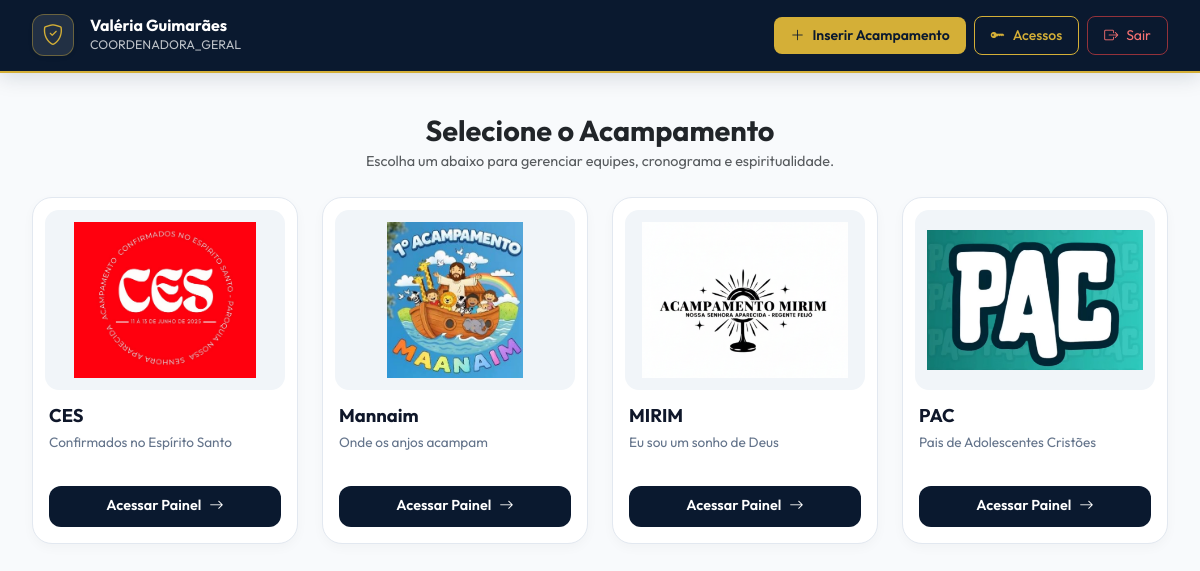
The app's page /dashboard-geral.php (signed in) with its own data.
### tables this page shows
CREATE TABLE `modalidades` (
  `id` int(11) NOT NULL,
  `nome` varchar(50) NOT NULL,
  `descricao` varchar(255) DEFAULT NULL,
  `lema` varchar(255) DEFAULT NULL,
  `publico_alvo` varchar(255) DEFAULT NULL,
  `cor_tema` varchar(7) DEFAULT NULL,
  `icone` varchar(50) DEFAULT NULL,
  `cor` varchar(20) DEFAULT NULL,
  `bg_tag` varchar(20) DEFAULT NULL,
  `criado_em` timestamp NOT NULL DEFAULT current_timestamp()
);

### dashboard-geral.php (the view, shortened to what this page needs)
<?php
require_once 'config/database.php';
$perfil     = strtoupper(trim($_SESSION['usuario_perfil'] ?? ''));
$perfis_gerais = ['COORDENADORA_GERAL', 'COORDENADOR_GERAL', 'GERAL', 'ADMIN'];
$eh_geral      = in_array($perfil, $perfis_gerais, true);
if ($eh_geral) {
    $sql = "SELECT * FROM modalidades WHERE id > 0 ORDER BY nome ASC";
    $stmt = $conn->prepare($sql);
}
if (isset($stmt)) {
    $stmt->execute();
    $result = $stmt->get_result();
    $modalidades = $result->fetch_all(MYSQLI_ASSOC);
}
?>
<!DOCTYPE html>
<html lang="pt-br">
<head>
    <link href="https://cdn.jsdelivr.net/npm/bootstrap@5.3.0/dist/css/bootstrap.min.css" rel="stylesheet">
    <link rel="stylesheet" href="https://cdn.jsdelivr.net/npm/bootstrap-icons@1.11.0/font/bootstrap-icons.css">
</head>
<body>
<nav class="top-navbar d-flex align-items-center justify-content-between">
    <div class="d-flex align-items-center gap-3">
        <div class="brand-icon shadow-sm">
            <i class="bi bi-shield-check"></i>
        </div>
        <div>
            <h6 class="fw-bold m-0 text-white"><?= htmlspecialchars($_SESSION['usuario_nome'] ?? 'Usuário') ?></h6>
            <small class="text-light opacity-75 d-block" style="font-size: 0.78rem;"><?= htmlspecialchars($perfil) ?></small>
        </div>
    </div>
    <div class="d-flex align-items-center gap-2">
        <?php if ($eh_geral): ?>
            <button class="btn btn-gold btn-sm rounded-3 px-3 py-2 d-flex align-items-center gap-2" data-bs-toggle="modal" data-bs-target="#modalNovaEdicao">
                <i class="bi bi-plus-lg"></i>
                <span class="d-none d-md-inline">Inserir Acampamento</span>
            </button>
            <a href="gestao-acessos.php" class="btn btn-outline-gold btn-sm rounded-3 px-3 py-2 d-flex align-items-center gap-2">
                <i class="bi bi-key-fill"></i>
                <span class="d-none d-md-inline">Acessos</span>
            </a>
        <?php endif; ?>
        <button class="btn btn-outline-danger-custom btn-sm rounded-3 px-3 py-2 d-flex align-items-center gap-2" data-bs-toggle="modal" data-bs-target="#modalConfirmarLogout">
            <i class="bi bi-box-arrow-right"></i>
            <span class="d-none d-md-inline">Sair</span>
        </button>
    </div>
</nav>
<div class="main-container">
    <div class="text-center mb-4">
        <h2 class="fw-bold text-dark m-0 mb-1" style="font-size: 1.8rem;">Selecione o Acampamento</h2>
        <p class="text-muted m-0" style="font-size: 0.9rem;">Escolha um abaixo para gerenciar equipes, cronograma e espiritualidade.</p>
    </div>
    <div class="row g-4 justify-content-center">
        <?php if (!empty($modalidades)): ?>
            <?php foreach ($modalidades as $mod):
                $nomeMod = htmlspecialchars($mod['nome']);
                $nomeLimpo = mb_strtolower(trim($mod['nome']), 'UTF-8');
                $nomeLimpo = preg_replace('/[áàãâä]/u', 'a', $nomeLimpo);
                $nomeLimpo = preg_replace('/[éèêë]/u', 'e', $nomeLimpo);
                $nomeLimpo = preg_replace('/[íìîï]/u', 'i', $nomeLimpo);
                $nomeLimpo = preg_replace('/[óòõôö]/u', 'o', $nomeLimpo);
                $nomeLimpo = preg_replace('/[úùûü]/u', 'u', $nomeLimpo);
                $extensoes = ['png', 'jpg', 'jpeg', 'webp'];
                $caminhoLogo = null;
                if (!empty($mod['logo']) && file_exists($mod['logo'])) {
                    $caminhoLogo = $mod['logo'];
                } else {
                    foreach ($extensoes as $e) {
                        if (file_exists('uploads/logos/' . $nomeLimpo . '.' . $e)) {
                            $caminhoLogo = 'uploads/logos/' . $nomeLimpo . '.' . $e;
                            break;
                        }
                    }
                }
            ?>
                <div class="col-12 col-sm-6 col-md-4 col-lg-3">
                    <div class="card-modern">
                        <div class="card-banner-box">
                            <?php if ($caminhoLogo): ?>
                                <img src="<?= $caminhoLogo ?>?v=<?= time() ?>" alt="<?= $nomeMod ?>">
                            <?php else: ?>
                                <i class="bi bi-shield-fill fs-1 text-secondary opacity-50"></i>
                            <?php endif; ?>
                        </div>
                        <div class="card-info">
                            <div>
                                <h3 class="card-title-text"><?= $nomeMod ?></h3>
                                <p class="card-subtitle-text">
                                    <?= !empty($mod['lema']) ? htmlspecialchars($mod['lema']) : (!empty($mod['publico_alvo']) ? htmlspecialchars($mod['publico_alvo']) : 'Acampamento Paroquial') ?>
                                </p>
                            </div>
                            <a href="dashboard-acampamento.php?modalidade_id=<?= $mod['id'] ?>"
                               class="btn btn-card-action w-100 d-flex align-items-center justify-content-center gap-2">
                                <span>Acessar Painel</span>
                                <i class="bi bi-arrow-right"></i>
                            </a>
                        </div>
                    </div>
                </div>
            <?php endforeach; ?>
        <?php endif; ?>
    </div>
</div>
</body>
</html>

### dashboard-geral.php (style rules this page uses)
:root { --navy-dark: #0A192F; --navy-light: #1E293B; --gold-primary: #D4AF37; --gold-hover: #B59228; --bg-main: #F8FAFC; --border-color: #E2E8F0; --text-primary: #0F172A; --text-muted: #64748B; }
body { font-family: 'Outfit', -apple-system, BlinkMacSystemFont, sans-serif; background-color: var(--bg-main); color: var(--text-primary); min-height: 100vh; }
.top-navbar { background-color: var(--navy-dark); border-bottom: 2px solid var(--gold-primary); padding: 0.9rem 2rem; position: sticky; top: 0; z-index: 1000; box-shadow: 0 4px 20px rgba(10, 25, 47, 0.15); }
.brand-icon { width: 42px; height: 42px; background-color: rgba(255, 255, 255, 0.1); color: var(--gold-primary); border: 1px solid rgba(212, 175, 55, 0.4); border-radius: 12px; display: flex; align-items: center; justify-content: center; font-size: 1.3rem; }
.main-container { padding: 2.5rem 2rem; max-width: 1400px; margin: 0 auto; }
.btn-gold { background-color: var(--gold-primary); color: var(--navy-dark); font-weight: 600; border: none; transition: all 0.2s ease; }
.btn-outline-gold { border: 1px solid var(--gold-primary); color: var(--gold-primary); font-weight: 500; background: transparent; transition: all 0.2s ease; }
.btn-outline-danger-custom { border: 1px solid rgba(239, 68, 68, 0.6); color: #f87171; background: transparent; transition: all 0.2s ease; }
.card-modern { background: #ffffff; border: 1px solid #E2E8F0; border-radius: 20px; padding: 12px; transition: all 0.3s cubic-bezier(0.16, 1, 0.3, 1); box-shadow: 0 4px 12px rgba(0, 0, 0, 0.03); display: flex; flex-direction: column; height: 100%; }
.card-banner-box { width: 100%; height: 180px; border-radius: 14px; background-color: #F1F5F9; overflow: hidden; display: flex; align-items: center; justify-content: center; }
.card-banner-box img { width: 100%; height: 100%; object-fit: contain; padding: 12px; transition: transform 0.3s ease; }
.card-info { padding: 14px 4px 4px 4px; display: flex; flex-direction: column; flex-grow: 1; justify-content: space-between; }
.card-title-text { font-size: 1.15rem; font-weight: 700; color: var(--text-primary); margin-bottom: 4px; line-height: 1.3; }
.card-subtitle-text { font-size: 0.85rem; color: var(--text-muted); margin-bottom: 1rem; min-height: 38px; }
.btn-card-action { background-color: var(--navy-dark); color: #ffffff; font-weight: 600; border-radius: 12px; border: none; padding: 0.6rem 1rem; transition: all 0.2s ease; font-size: 0.9rem; text-decoration: none; }

### records on screen
modalidades: shows a picture, nome "CES", lema "Confirmados no Espírito Santo"
modalidades: shows a picture, nome "Mannaim", lema "Onde os anjos acampam"
modalidades: shows a picture, nome "MIRIM", lema "Eu sou um sonho de Deus"
modalidades: shows a picture, nome "PAC", lema "Pais de Adolescentes Cristões"

### other values on screen
$_SESSION['usuario_nome'] "Valéria Guimarães"
$perfil "COORDENADORA_GERAL"
